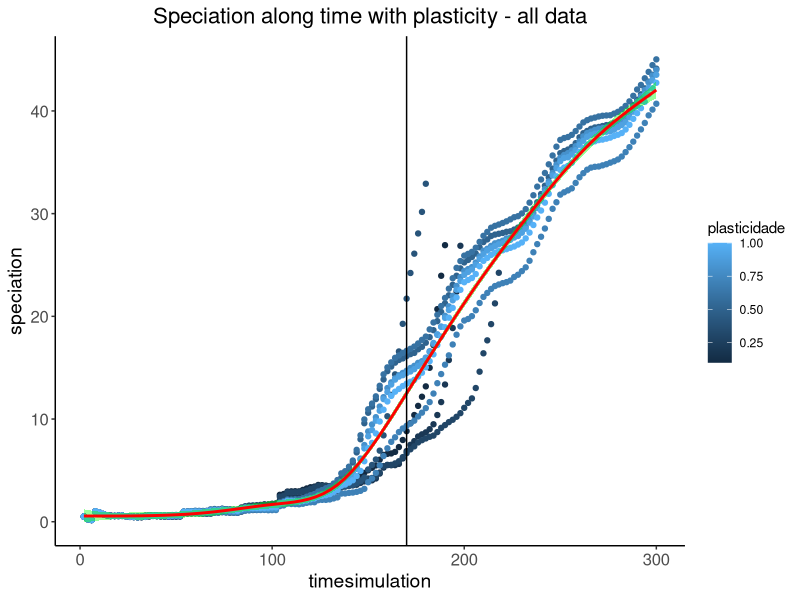
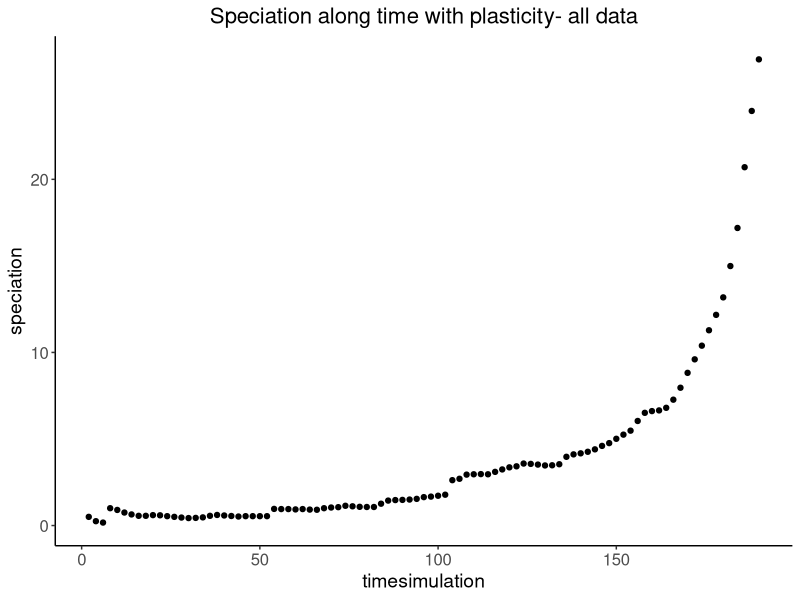
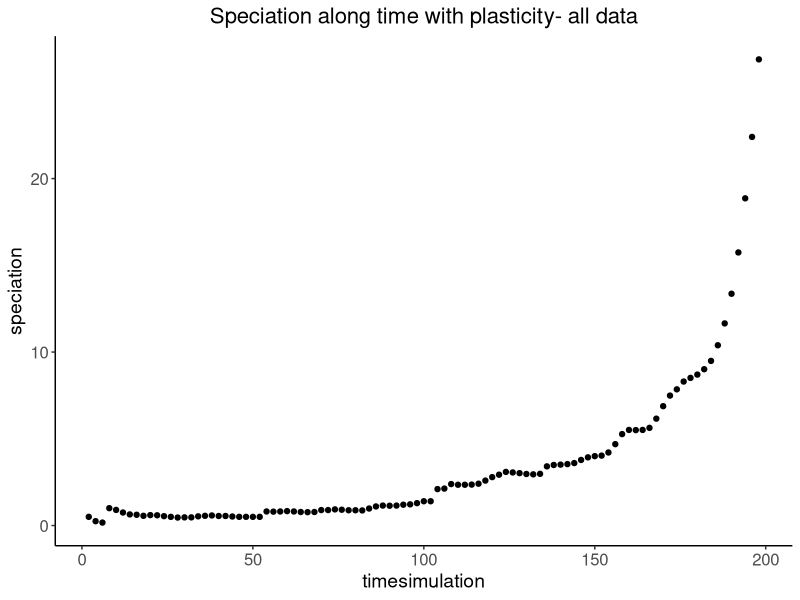
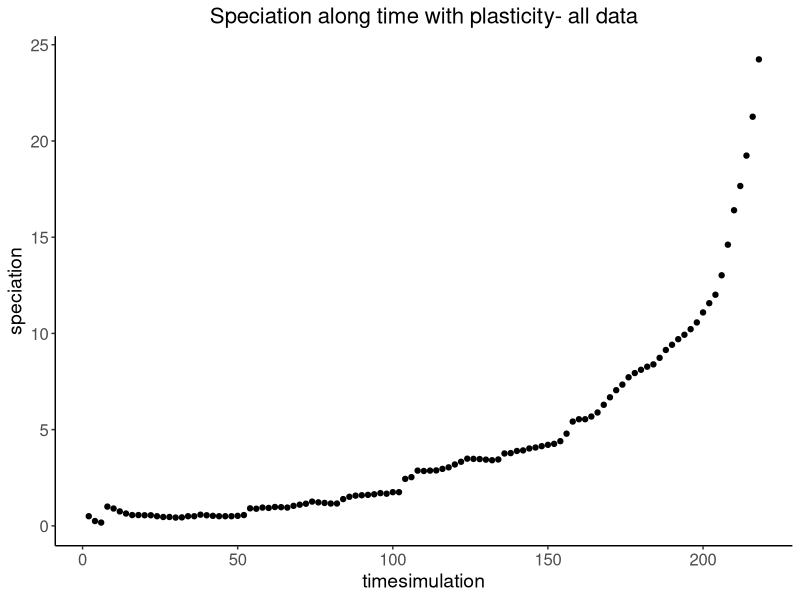
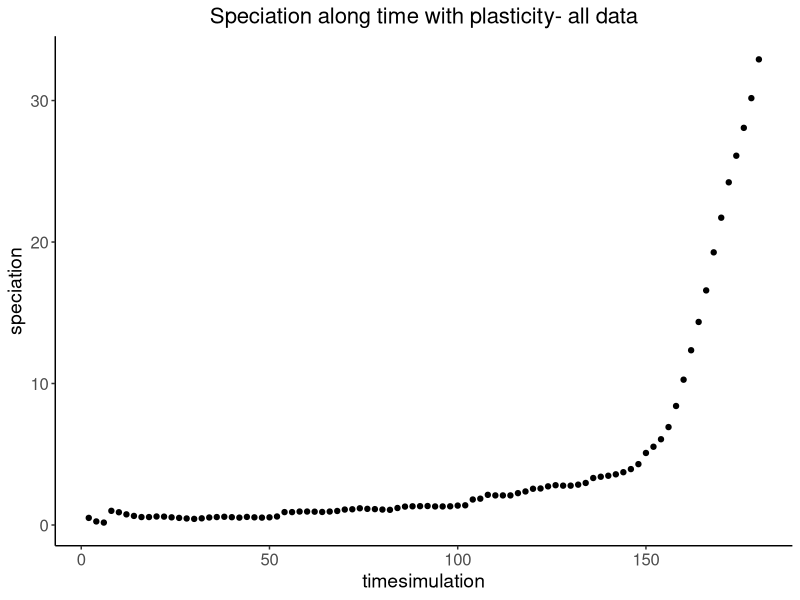
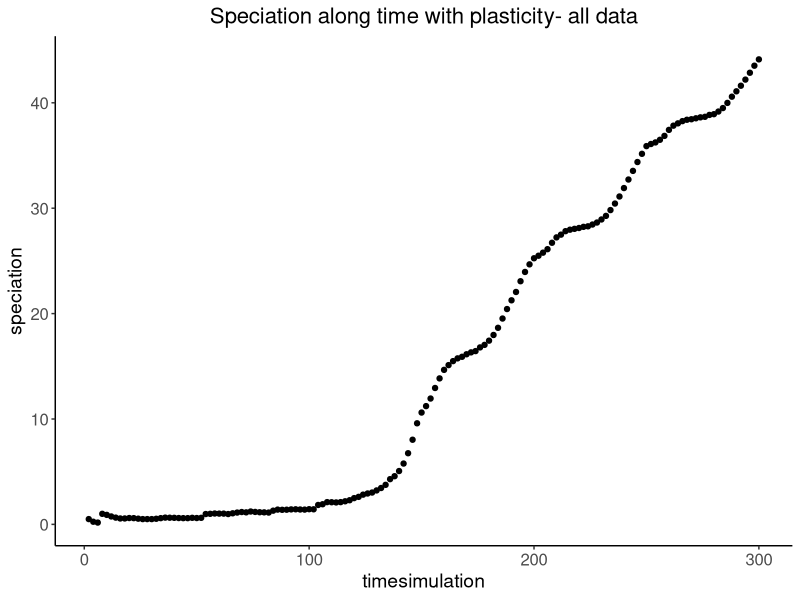
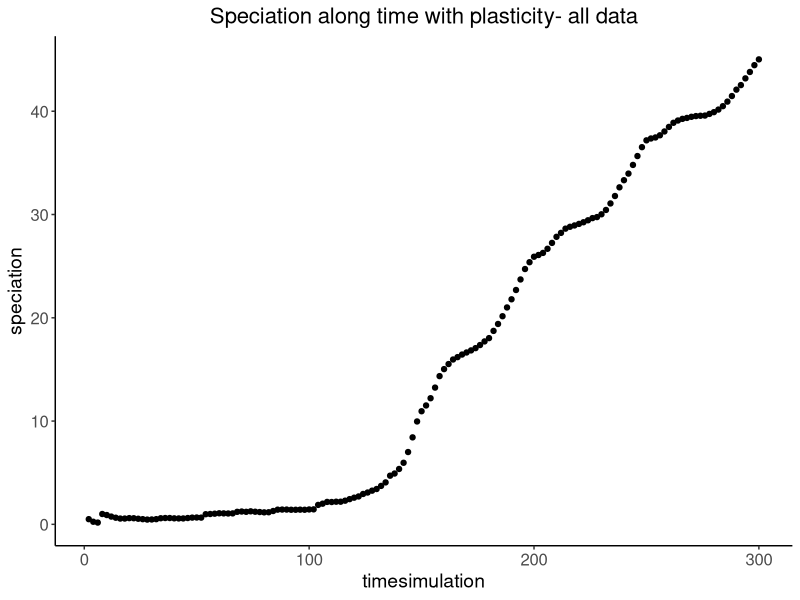
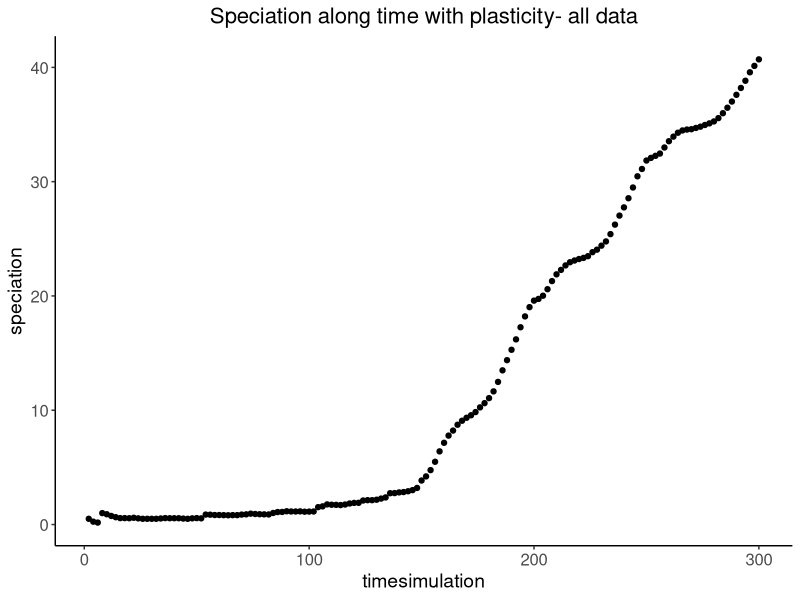

Here is the R script that generated these plots, in order: (Note: this script raises an error after producing the figures.)
#####################################################
########### PLASTICITY AND EVOLUTION STUDY ##########
#####################################################
### Main goal: Verify the effect of plasticity on adaptive evolution #####################
##### Diversification and Trait Evolution ~ Plasticity
##### Methods: Computational simulation #############
##### Script to analysis results from simulation ####

#### packages ####
library(dplyr)
library(ggplot2)
library(here)


#### data ####
dados <- read.csv2("output/2_final_simulation/finalresult.csv")
dados <- dados %>% filter(replications != 0)
path <- here("output")

#### plot speciation ####

general_plot_1 <- ggplot(data = dados, aes(timesimulation, speciation, color = plasticidade)) + 
  geom_point() + labs(title = paste("Speciation along time with plasticity - all data")) + theme_bw() +
  theme(panel.border = element_blank(), panel.grid.major = element_blank(),
        panel.grid.minor = element_blank(), axis.line = element_line(colour = "black"),
        plot.title = element_text(size = 16, hjust = 0.5),
        axis.text = element_text(size = 12),
        axis.title = element_text(size = 14)) + 
      geom_smooth(color = "red", fill = "green") + geom_vline(xintercept=170, color="black", size=.5)


tiff(filename = file.path(path, paste0("plot", "_", general_plot_1[["labels"]][["y"]], "_", "plas", "all", ".tif")),
     width = 15,
     height = 15,
     units = "cm",
     res = 100)
print(general_plot_1)
dev.off()

  for(i in unique(dados$plasticidade)){
  subdata <- dados %>% filter(plasticidade == i)
  tiff(filename = file.path(path, paste0("plot", "_", general_plot_1[["labels"]][["y"]], "_", "plas", i, ".tif")),
       width = 15,
       height = 15,
       units = "cm",
       res = 100)
  print(ggplot(subdata, aes(timesimulation, speciation)) +
          geom_point() + labs(title = paste("Speciation along time with plasticity- all data")) + theme_bw() +
          theme(panel.border = element_blank(), panel.grid.major = element_blank(),
                panel.grid.minor = element_blank(), axis.line = element_line(colour = "black"),
                plot.title = element_text(size = 16, hjust = 0.5),
                axis.text = element_text(size = 12),
                axis.title = element_text(size = 14)))
  dev.off()
}

#### plot extinction ####

general_plot_2 <- ggplot(data = dados, aes(timesimulation, extinction, color = plasticidade)) + 
  geom_point() + labs(title = paste("Extinction along time with plasticity", i)) + theme_bw() +
  theme(panel.border = element_blank(), panel.grid.major = element_blank(),
        panel.grid.minor = element_blank(), axis.line = element_line(colour = "black"),
        plot.title = element_text(size = 16, hjust = 0.5),
        axis.text = element_text(size = 12),
        axis.title = element_text(size = 14)) + 
  geom_smooth(color = "red", fill = "green") + geom_vline(xintercept=150, color="black", size=.5)

tiff(filename = file.path(path, paste0("plot", "_", general_plot_2[["labels"]][["y"]], "_", "plas", "all", ".tif")),
     width = 15,
     height = 15,
     units = "cm",
     res = 100)
print(general_plot_2)
dev.off()

for(i in unique(dados$plasticidade)){
  subdata <- dados %>% filter(plasticidade == i)
  tiff(filename = file.path(path, paste0("plot", "_", general_plot_2[["labels"]][["y"]], "_", "plas", i, ".tif")),
       width = 15,
       height = 15,
       units = "cm",
       res = 100)
  print(ggplot(subdata, aes(timesimulation, extinction)) +
          geom_point() + labs(title = paste("Extinction along time with plasticity", i)) + theme_bw() +
          theme(panel.border = element_blank(), panel.grid.major = element_blank(),
                panel.grid.minor = element_blank(), axis.line = element_line(colour = "black"),
                plot.title = element_text(size = 16, hjust = 0.5),
                axis.text = element_text(size = 12),
                axis.title = element_text(size = 14)))
  dev.off()
}

#### plot diversification ####

general_plot_3 <- ggplot(data = dados, aes(timesimulation, diversif, color = plasticidade)) + 
  geom_point() + labs(title = paste("Diversification along time with plasticity - all data")) + theme_bw() +
  theme(panel.border = element_blank(), panel.grid.major = element_blank(),
        panel.grid.minor = element_blank(), axis.line = element_line(colour = "black"),
        plot.title = element_text(size = 16, hjust = 0.5),
        axis.text = element_text(size = 12),
        axis.title = element_text(size = 14)) + 
  geom_smooth(color = "red", fill = "green") + geom_vline(xintercept=170, color="black", size=.5)

tiff(filename = file.path(path, paste0("plot", "_", general_plot_3[["labels"]][["y"]], "_", "plas", "all", ".tif")),
     width = 15,
     height = 15,
     units = "cm",
     res = 100)
print(general_plot_3)
dev.off()

for(i in unique(dados$plasticidade)){
  subdata <- dados %>% filter(plasticidade == i)
  tiff(filename = file.path(path, paste0("plot", "_", general_plot_3[["labels"]][["y"]], "_", "plas", i, ".tif")),
       width = 15,
       height = 15,
       units = "cm",
       res = 100)
  print(ggplot(subdata, aes(timesimulation, diversif)) +
          geom_point() + labs(title = paste("Diversification along time with plasticity", i)) + theme_bw() +
          theme(panel.border = element_blank(), panel.grid.major = element_blank(),
                panel.grid.minor = element_blank(), axis.line = element_line(colour = "black"),
                plot.title = element_text(size = 16, hjust = 0.5),
                axis.text = element_text(size = 12),
                axis.title = element_text(size = 14)))
  dev.off()
}

#### plot trait evolution ####
#subdata_final <- dados %>% filter(timesimulation >= 100)

general_plot_4 <- ggplot(data = dados, aes(timesimulation, traitevolution, color = plasticidade)) + 
  geom_point() + labs(title = paste("Trait evolution along time with plasticity - all data")) + theme_bw() +
  theme(panel.border = element_blank(), panel.grid.major = element_blank(),
        panel.grid.minor = element_blank(), axis.line = element_line(colour = "black"),
        plot.title = element_text(size = 16, hjust = 0.5),
        axis.text = element_text(size = 12),
        axis.title = element_text(size = 14)) + 
  geom_smooth(color = "red", fill = "green") + geom_vline(xintercept=170, color="black", size=.5)

tiff(filename = file.path(path, paste0("plot", "_", general_plot_4[["labels"]][["y"]], "_", "plas", "all", ".tif")),
     width = 15,
     height = 15,
     units = "cm",
     res = 100)
print(general_plot_4)
dev.off()

for(i in unique(dados$plasticidade)){
  subdata <- dados %>% filter(plasticidade == i)
  tiff(filename = file.path(path, paste0("plot", "_", general_plot_4[["labels"]][["y"]], "_", "plas", i, ".tif")),
       width = 15,
       height = 15,
       units = "cm",
       res = 100)
   print(ggplot(subdata, aes(timesimulation, traitevolution)) +
    geom_point() + labs(title = paste("Trait evolution along time with plasticity", i)) + theme_bw() +
    theme(panel.border = element_blank(), panel.grid.major = element_blank(),
          panel.grid.minor = element_blank(), axis.line = element_line(colour = "black"),
          plot.title = element_text(size = 16, hjust = 0.5),
          axis.text = element_text(size = 12),
          axis.title = element_text(size = 14)))
  dev.off()
}
